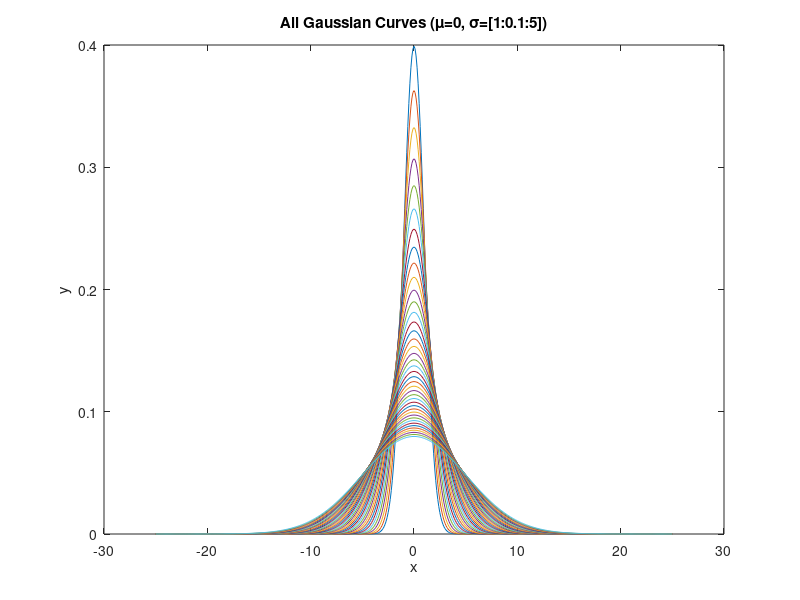

The MATLAB script that drew this image: (Note: this script raises an error after producing the figure.)
% Test file

% test_lattice = zeros(3,3);
% 
% while ~all(all(test_lattice~=0))
%     for i = 1:3
%         for j = 1:3
%             test_lattice(i,j) = 1;
%         end
%     end
% end
% 
% test_lattice

%%%%%

% x = linspace(-100,100,10000);
% D = 100;
% tau = 0.1;
% 
% P = 1/(sqrt(4*pi*D*tau))*exp(-(x.^2/(4*D*tau)));
% 
% plot(x,P)
% title('PDF Given D=100, \tau=0.1')
% xlabel('x')
% ylabel('PDF')
% 
% cumtrapz(x,P)

%%%%%

% [x,pdf,cdf] = gen_PDF(100,0.1);
% plot(x,pdf)
% title('PDF')
% xlabel('Change to the step to be taken')
% ylabel('Probability')
% 
% figure()
% plot(x,cdf)
% 
% cdf = round(cdf,5);
% % figure()
% % plot(x,cdf)
% 
% displmnts = zeros(1000000,1);
% for i = 1:1000000
%     val = rand();
%     displmnt_idx = find(cdf==round(val,5),1);
%     displmnt = x(displmnt_idx);
%     try
%         displmnts(i)=displmnt;
%     catch
%         displmnts(i)=0;
%     end
% end
% 
% displmnts
% displmnts(displmnts==0) = [];
% 
% figure()
% histogram(displmnts,100)

%%%%%

% Time-averaged MSD(delta-tau) plot
% delta_taus = 1:(time_pts/10); %time point intervals for displacement measurements (given by the first 10% of time points)
% sqd_dispmnts_lag_time = zeros(n,time_pts,size(delta_taus,2)); %storage for displacements at each time point interval
% 
% % Compute the displacements for the given delta-tau values (multiples of delta-t)
% counter_msd_tau = 1;
% for dt = delta_taus
%     for i = 1:n
%         for j = 1:time_pts-dt
%             tamsd_plot_displacement_x = data_matrix(i,j+dt,1) - data_matrix(i,j,1);
%             tamsd_plot_displacement_y = data_matrix(i,j+dt,2) - data_matrix(i,j,2);
%             sqd_dispmnts_lag_time(i,j,counter_msd_tau) = tamsd_plot_displacement_x^2 + tamsd_plot_displacement_y^2;
%         end
%     end
%     counter_msd_tau = counter_msd_tau + 1;
% end
% 
% for i = 1:n
%     for j = 1:size(delta_taus,2)
%         if boundary_collision(i) == 1 %only modify the displacement data if the given  particle strikes the boundary
%             first_zero_idx = find(((sqd_dispmnts_lag_time(i,:,j)==0)+([diff(sqd_dispmnts_lag_time(i,:,j)) 0]==0))==2,1); %find the index of the two consecutive zeros in sqd_dispmnts_lag_time for the given multiple of delta-t
%             try
%                 sqd_dispmnts_lag_time(i,(first_zero_idx-delta_taus(j)):first_zero_idx-1,j) = 0; %remove the appropriate number of erroneous displacements
%             catch
%                 sqd_dispmnts_lag_time(i,:,j) = 0; %remove all displacements if the particle is immobilized at a time point lesser than the value of the time lag
%             end
%         end
%     end
% end

%%%%%

% a = [2,0,4,5,6,0,0,8,23,5,2,0,7,6,8,10,9,0,0,0,0,0,0,0,0,0,0,0];
% 
% N = 5; % Required number of consecutive numbers following a first one
% 
% x = diff(a)==0;
% 
% f = find([false,x]~=[x,false]);
% 
% g = find(f(2:2:end)-f(1:2:end-1)>=N,1,'first');
% 
% first_t = t(f(2*g-1)); % First t followed by >=N consecutive numbers

%%%%%

% test = [2,0,4,5,6,0,0,8,23,5,2,0,7,6,8,10,9,0,0,0,0,0,0,0,0,0,0,0];
% a = strfind(test,[0,0,0,0]);
% test(a(1):end) = [];

%%%%%

% D = 1000000;
% tau = 0.1;
% 
% % Define a sufficiently broad range of x values
% x = linspace(-1125,1125,1250000);
% 
% % Define the PDF given the diffusivity and time step values
% P = 1/(sqrt(4*pi*D*tau))*exp(-(x.^2/(4*D*tau)));
% 
% plot(x,P)
% title('PDF')
% xlabel('x')
% ylabel('PDF')

%%%%%

% function lattice = gen_lattice(save_lattice,heterogeneity,lattice_size_x,lattice_size_y)
% % GEN_LATTICE Generate a lattice environment for diffusion.
% % save_lattice -- 0: don't save, 1: save (save the lattice to a .mat file)
% % heterogeneity -- 0: perfectly homogeneous, 1: maximal heterogeneity
% % lattice_size_x -- size of the lattice along the x-axis (width)
% % lattice_size_y -- size of the lattice along the y-axis (height)
% 
% % Define the lattice
% lattice_area = lattice_size_x * lattice_size_y;
% 
% % Initialize a void lattice
% lattice = zeros(lattice_size_x,lattice_size_y);
% 
% % Get the number of diffusivity regions
% num_regions = 25;
% % num_regions = subregions(heterogeneity,lattice_area);
% 
% % Set diffusivity values for each region (estimated via Wagner et al. Biomacromolecules article)
% min_diffusivity = 0.1; %um^2/s
% max_diffusivity = 1.25; %um^2/s
% % diffusivities = min_diffusivity + (max_diffusivity-min_diffusivity).*rand(1,num_regions);
% diffusivities = linspace(min_diffusivity,max_diffusivity,num_regions); % ** MANUALLY FORCED HETEROGENEITY
% 
% % Generate the "root" points of each region. The regions will grow outward from these points.
% region_start_pts = [randi([1,lattice_size_x],num_regions,1),randi([1,lattice_size_y],num_regions,1)];
% 
% % Grow the diffusivity regions until the entire lattice has been defined
% for i = 1:lattice_size_x
%     for j = 1:lattice_size_y
%         dists_to_start_pts = pdist2(region_start_pts,[i,j]); %get the distance between each region start point and the current lattice index
%         closest_dist = find(dists_to_start_pts==min(dists_to_start_pts),1); %find the closest region start point to the current lattice index
%         lattice(i,j) = diffusivities(closest_dist); %set the diffusivity value for the given lattice index
%     end
%     
%     % Display lattice generation progress (every 10%)
%     if rem(i,(lattice_size_x/10))==0
%         lattice_disp_message = strcat(['Lattice generation: ' num2str(100*(i/lattice_size_x)) '% complete.']);
%         disp(lattice_disp_message)
%     end
% end
% 
% % Save the lattice
% if save_lattice == 1
%     save('lattice.mat','lattice')
%     save
% end
% 
% end

%%%%%

% D = 1000;
% tau = 0.1;
% x = linspace(-125,125,1250000);
% 
% cdf = gen_PDF(D,tau,x);

%%%%%
% num_regions = 25;
% % num_regions = subregions(heterogeneity,lattice_area);
% 
% % Set diffusivity values for each region (estimated via Wagner et al. Biomacromolecules article)
% min_diffusivity = 0.1; %um^2/s
% max_diffusivity = 1.25; %um^2/s
% 
% %Adjust the units of the diffusivities
% multiplier = 10000;
% min_diffusivity = multiplier*min_diffusivity; %10^-4 um^2/s
% max_diffusivity = multiplier*max_diffusivity; %10^-4 um^2/s
% 
% % diffusivities = min_diffusivity + (max_diffusivity-min_diffusivity).*rand(1,num_regions);
% diffusivities = round(linspace(min_diffusivity,max_diffusivity,num_regions)); % ** MANUALLY FORCED HETEROGENEITY
% 
% tau = 0.1;
%  
% x = linspace(-165,165,1650000);
% all_cdf = zeros(length(diffusivities),length(x));
% for i = 1:length(diffusivities)
%     all_cdf(i,:) = gen_PDF(diffusivities(i),tau,x);
% end
% 
% all_cdf(:,end)

%%%%%

% %%% HISTOGRAMS %%%
% % Histogram for all displacements (1*(delta-t))
% clearvars all_displacement_storage
% all_displacement_storage = [];
% for i = 1:n
%     % Store the processed data for histogram plotting
%     all_displacement_storage = [all_displacement_storage no_trailing_zeros(current_displacement_storage(i,:))];
% end
% 
% figure()
% histogram(all_displacement_storage, 'Normalization', 'pdf')
% title('Step Size Distribution')
% xlabel('\Deltax, \Deltay [10^{-2}\mum]')
% ylabel('P(\Deltax, \Deltay, \Delta\tau=1 time point)')
% 
% % Histograms for displacements using greater multiples of delta-t (iteratively: multiples_delta_time*(delta-t))
% histogram_data_x = zeros(n,time_pts,size(multiples_delta_time,2));
% histogram_data_y = zeros(n,time_pts,size(multiples_delta_time,2));
% counter_hist = 1;
% for dt = multiples_delta_time
%     for i = 1:n
%         for j = 1:time_pts-dt
%             histogram_data_x(i,j,counter_hist) = data_matrix(i,j+dt,1) - data_matrix(i,j,1);
%             histogram_data_y(i,j,counter_hist) = data_matrix(i,j+dt,2) - data_matrix(i,j,2);
%         end
%     end
%     counter_hist = counter_hist + 1;
% end
% 
% for j = 1:size(multiples_delta_time,2)
%     clearvars all_displacement_storage_x all_displacement_storage_y all_displacement_storage_both
%     clearvars current_histogram_data_x current_histogram_data_y current_histogram_data_x_copy current_histogram_data_y_copy
%     all_displacement_storage_x = [];
%     all_displacement_storage_y = [];
%     for i = 1:n
%         % Remove erroneous displacements that result from a particle striking the boundary
%         if boundary_collision(i) == 1 %only modify the displacement data if the given particle strikes the boundary
%             start_of_trailing_zeros = find(histogram_data_x(i,:,j),1,'last') + 1;
%             try
%                 % Remove the appropriate number of erroneous displacements
%                 histogram_data_x(i,(start_of_trailing_zeros-multiples_delta_time(j)):start_of_trailing_zeros-1,j) = 0; 
%                 histogram_data_y(i,(start_of_trailing_zeros-multiples_delta_time(j)):start_of_trailing_zeros-1,j) = 0;
%             catch
%                 % If the particle stopped so early that all displacements are erroneous, set the enter set of displacements to zero
%                 histogram_data_x(i,:,j) = 0;
%                 histogram_data_y(i,:,j) = 0;
%             end
%         end
%         
%         current_histogram_data_x = no_trailing_zeros(histogram_data_x(i,:,j));
%         current_histogram_data_y = no_trailing_zeros(histogram_data_y(i,:,j));
%         
%         current_histogram_data_x_copy = no_trailing_zeros(histogram_data_x(i,:,j));
%         current_histogram_data_y_copy = no_trailing_zeros(histogram_data_y(i,:,j));
%         
% %         idxs_zeros_x = find(~current_histogram_data_x);
% %         idxs_zeros_y = find(~current_histogram_data_y);
%         
%         current_histogram_data_x((current_histogram_data_x_copy==0 & current_histogram_data_y_copy~=0)) = [];
%         current_histogram_data_y((current_histogram_data_y_copy==0 & current_histogram_data_x_copy~=0)) = [];
%         
%         % Store the processed data for histogram plotting
%         all_displacement_storage_x = [all_displacement_storage_x current_histogram_data_x];
%         all_displacement_storage_y = [all_displacement_storage_y current_histogram_data_y];
%         
%     end
%     
%     all_displacement_storage_both = [all_displacement_storage_x all_displacement_storage_y];
%     
% %     figure()
% %     histogram(all_displacement_storage_x, 'Normalization', 'pdf')
% %     title('Step Size Distribution')
% %     xlabel('\Deltax [10^{-2}\mum]')
% %     hist_y_label_str = strcat(['P(\Deltax, \Delta\tau=' num2str(multiples_delta_time(j)) ' time points)']);
% %     ylabel(hist_y_label_str)
% %     
% %     figure()
% %     histogram(all_displacement_storage_y, 'Normalization', 'pdf')
% %     title('Step Size Distribution')
% %     xlabel('\Deltay [10^{-2}\mum]')
% %     hist_y_label_str = strcat(['P(\Deltay, \Delta\tau=' num2str(multiples_delta_time(j)) ' time points)']);
% %     ylabel(hist_y_label_str)
% 
% 	figure()
%     histogram(all_displacement_storage_both, 'Normalization', 'pdf')
%     title('Step Size Distribution')
%     xlabel('\Deltax, \Deltay [10^{-2}\mum]')
%     hist_y_label_str = strcat(['P(\Deltax, \Deltay, \Delta\tau=' num2str(multiples_delta_time(j)) ' time points)']);
%     ylabel(hist_y_label_str)
% end

%%%%%

% save_lattice = 0;
% heterogeneity = 1;
% lattice_size_x = 1000;
% lattice_size_y = 1000;
% tau = 0.1;
% tic
% [lattice,x,all_cdf,diffusivities] = gen_lattice(save_lattice,heterogeneity,lattice_size_x,lattice_size_y,tau);
% toc
% 
% % Time without parallel computing: 27.44 seconds / 26.90 seconds
% % Time with parallel computing: 49.93 seconds / 38.92 seconds

%%%%%

% time_idx = [1,2,3,4,5,10,50,100,125,150,175,200];
% data_10000 = [0.996,0.8192,0.7588,0.7343,0.723,0.713,0.712,0.71,0.714,0.718,0.723,0.726];
% data_2500 = [0.992,0.822,0.762,0.736,0.723,0.711,0.718,0.707,0.702,0.699,0.696,0.692];
% data_2500_again = [0.996,0.823,0.764,0.739,0.726,0.714,0.716,0.718,0.724,0.727,0.728,0.729];
% 
% raw_theory_10000 = [44.72,63.25,77.46,89.44,100.00,141.42,316.23,447.21,500,547.72,591.61,632.46];
% raw_theory_2500 = [22.36,31.62,38.73,44.72,50.00,70.71,158.11,223.61,250.00,273.86,295.80,316.23];
% raw_10000 = [44.54,51.82,58.78,65.68,72.26,100.90,225.14,317.58,356.79,393.52,427.60,459.20];
% raw_2500 = [22.19,25.98,29.53,32.90,36.17,50.27,113.49,158.01,175.46,191.38,205.89,218.82];
% raw_2500_again = [22.26,26.02,29.59,33.05,36.31,50.50,113.23,160.59,180.91,199.02,215.38,230.49];
% 
% raw_2500_again_again = [15.816,22.3997,27.4605,31.7248,35.4858,50.3993,115.0598,163.575,182.434,199.6032,215.3026,229.548];

% Unchanged
% figure()
% plot(time_idx,data_10000,'-o')
% hold on
% plot(time_idx,data_2500,'-o')
% plot(time_idx,data_2500_again,'-o')
% legend('D=10000','D=2500','D=2500 again')
% xlabel('# time points')
% ylabel('Histogram std. dev. / Theoretical std. dev.')
% 
% figure()
% plot(time_idx,raw_theory_10000,'--')
% hold on
% plot(time_idx,raw_theory_2500,'--')
% plot(time_idx,raw_10000,'-o')
% plot(time_idx,raw_2500,'-o')
% plot(time_idx,raw_2500_again,'-o')
% plot(time_idx,raw_2500_again_again,'-o')
% legend('Theory D=10000','Theory D=2500','D=10000','D=2500','D=2500 again','D=2500 again again')
% xlabel('# time points')
% ylabel('Std. Deviation')
% 
% figure()
% plot(raw_theory_10000,raw_10000,'-o')
% hold on
% plot(raw_theory_2500,raw_2500,'-o')
% plot(raw_theory_2500,raw_2500_again,'-o')
% plot(raw_theory_2500,raw_2500_again_again,'-o')
% plot(1:500,'--')
% legend('D=10000','D=2500','D=2500 again','D=2500 again again','Perfect Agreement')
% xlabel('Theoretical Std. Dev.')
% ylabel('Experimental Std. Dev.')


% New test
% raw_2500_first_method = [22.2205,26.0039,29.5289,32.9218,36.1586,50.1428,111.8225,154.4281,171.5639,187.2045,201.7564,214.9222];
% raw_2500_second_method = [15.8517,22.4354,27.4623,31.6767,35.3775,49.9109,111.6039,154.251,171.3927,186.9898,201.5469,214.7159];
% raw_2500_third_method = [15.8481,22.4294,27.4527,31.6631,35.3591,49.861,111.0449,152.7034,169.2417,184.1718,198.0009,210.3952];
% 
% figure()
% plot(raw_theory_2500,raw_2500_first_method,'-o')
% hold on
% plot(raw_theory_2500,raw_2500_second_method,'-o')
% plot(raw_theory_2500,raw_2500_third_method,'-o')
% plot(1:500,'--')
% legend('First Method','Second Method','Third Method','Perfect Agreement')
% xlabel('Theoretical Std. Dev.')
% ylabel('Experimental Std. Dev.')
% 
% fit_line = polyfit(raw_theory_2500,raw_2500_third_method,1)
% quotients = raw_2500_third_method./raw_theory_2500
% avg_quotient = mean(quotients)

% Squared
% figure()
% plot(time_idx,raw_theory_10000.^2,'--')
% hold on
% plot(time_idx,raw_theory_2500.^2,'--')
% plot(time_idx,raw_10000.^2,'-o')
% plot(time_idx,raw_2500.^2,'-o')
% plot(time_idx,raw_2500_again.^2,'-o')
% legend('Theory D=10000','Theory D=2500','D=10000','D=2500','D=2500 again')
% xlabel('# time points')
% ylabel('Std. Deviation')
% 
% figure()
% plot(raw_theory_10000.^2,raw_10000.^2,'-o')
% hold on
% plot(raw_theory_2500.^2,raw_2500.^2,'-o')
% plot(raw_theory_2500.^2,raw_2500_again.^2,'-o')
% plot(1:500000,'--')
% legend('D=10000','D=2500','D=2500 again','Perfect Agreement')
% xlabel('Theoretical Std. Dev.')
% ylabel('Experimental Std. Dev.')

% Fitting
% sqrt_fit_raw_theory_10000 = polyfit(sqrt(time_idx),raw_theory_10000,1)
% sqrt_fit_raw_10000 = polyfit(sqrt(time_idx),raw_10000,1)
% 
% fit_raw_10000 = polyfit(raw_theory_10000.^2,raw_10000.^2,1)

%%%%%

% try
%     delete(pool)
% end
% 
% num = 3; %number of total iterations
% workers = 3; %number of cores
% pool = parpool(workers);
% result = zeros(num,2);
% 
% for round = 1:ceil(num/workers)
%     if round*workers<=num
%         val = workers;
%         spmd (val)
%             a = zeros(1,2);
%             disp(labindex)
%             a(1) = round*labindex;
%             a(2) = round*labindex;
%         end
%     else
%         val = rem(num,workers);
%         spmd (val)
%             disp(labindex)
%             a = round*labindex;
%         end
%     end
%     
% %     [a{:}]
%     idx = find(~result,1,'first');
%     for lol = 1:val
%         result(idx+lol-1,:) = [a{lol}];
%     end
% %     clear a
%     
% end

%%%%%

% num_regions = 100;
% tau = 0.1;
% 
% % Set diffusivity values for each region (estimated via Wagner et al. Biomacromolecules article)
% %     min_diffusivity = 0.1; %um^2/s
% %     max_diffusivity = 1.25; %um^2/s
% min_diffusivity = 0.05; %um^2/s
% max_diffusivity = 3.00; %um^2/s
% 
% % Adjust the units of the diffusivities
% multiplier = 10000;
% min_diffusivity = multiplier*min_diffusivity; %10^-4 um^2/s
% max_diffusivity = multiplier*max_diffusivity; %10^-4 um^2/s
% 
% % Compute the diffusivities of the lattice's subregions
% % diffusivities = min_diffusivity + (max_diffusivity-min_diffusivity).*rand(1,num_regions);
% diffusivities = round(linspace(min_diffusivity,max_diffusivity,num_regions)); % ** MANUALLY FORCED HETEROGENEITY
% 
% x = linspace(-200,200,2000000);
% all_cdf = zeros(length(diffusivities),length(x));
% for i = 1:length(diffusivities)
%     all_cdf(i,:) = gen_PDF(diffusivities(i),tau,x);
% end

%%%%%

% fh = figure;
% imageh = imshow(false(1000));
% 
% % Create buttons in the figure.
% uicontrol('Parent',fh,'Style','pushbutton','String','paint','Callback',{@paintButtonCallback, imageh});
% bh = uicontrol('Parent',fh,'Style','pushbutton','String','line','Callback',{@lineButtonCallback, imageh});
% bh.Position(2) = 50;
% bh2 = uicontrol('Parent',fh,'Style','pushbutton','String','line2','Callback',{@line2ButtonCallback, imageh});
% bh2.Position(2) = 80;
% bh3 = uicontrol('Parent',fh,'Style','pushbutton','String','free','Callback',{@freeButtonCallback, imageh});
% bh3.Position(2) = 110;
% 
% % button callback function
% function paintButtonCallback(obj,~,imageh)
% if isempty(obj.Tag)
%     imageh.ButtonDownFcn = @paintMode;
%     obj.Tag = 'on';
% else
%     imageh.ButtonDownFcn = '';
%     obj.Tag = '';
% end
% 
%     function paintMode(~,~)
%         [x,y] = ginput(1);
% 
%         % round the values so they can be used for indexing.
%         x = round(x);
%         y = round(y);
% 
%         % make sure the values do not go outside the image.
%         s = size(imageh.CData);
%         if x > s(2) || y > s(1) || x < 1 || y < 1
%             return
%         end
% 
%         % make the selected pixel white.
%         imageh.CData(y,x) = true;
%     end
% end
% 
% % button callback function
% function lineButtonCallback(~,~,imageh)
% % take two points at a time
% [x,y] = ginput(2);
% 
% % make sure the values do not go outside the image.
% s = size(imageh.CData);
% if any(x > s(2)+0.5 | y > s(1)+0.5 | x < 0.5 | y < 0.5) || (diff(x) == 0 && diff(y) == 0)
%     return
% end
% 
% % find all pixels on the line xy
% ind = findLine(size(imageh.CData),x,y);
% 
% % make the selected pixel white.
% imageh.CData(ind) = true;
% end
% 
% function ind = findLine(s,x,y)
% % Find all pixels that lie between points defined by [x(1),y(1)] and [x(2),y(2)].
% 
% supersampling = 1.2;
% [x,y,~] = improfile(s,round(x),round(y),max([diff(x);diff(y)])*supersampling);
% ind = sub2ind(s,round(x),round(y));
% end
% 
% % button callback function
% function line2ButtonCallback(~,~,imageh)
% % take two points at a time
% h = drawline;
% ind = h.createMask;
% delete(h);
% 
% % make the selected pixel white.
% imageh.CData(ind) = true;
% end
% 
% % button callback function
% function freeButtonCallback(~,~,imageh)
% % take two points at a time
% h = drawfreehand;
% x = h.Position(:,1);
% y = h.Position(:,2);
% delete(h);
% 
% ind = sub2ind(size(imageh.CData),round(y),round(x));
% 
% % make the selected pixel white.
% imageh.CData(ind) = true;
% end

%%%%%

% fontSize = 12;
% 
% % Read in a standard MATLAB gray scale demo image.
% folder = fullfile(matlabroot, '\toolbox\images\imdemos');
% baseFileName = 'cameraman.tif';
% % Get the full filename, with path prepended.
% fullFileName = fullfile(folder, baseFileName);
% % Check if file exists.
% if ~exist(fullFileName, 'file')
%   % File doesn't exist -- didn't find it there.  Check the search path for it.
%   fullFileName = baseFileName; % No path this time.
%   if ~exist(fullFileName, 'file')
%     % Still didn't find it.  Alert user.
%     errorMessage = sprintf('Error: %s does not exist in the search path folders.', fullFileName);
%     uiwait(warndlg(errorMessage));
%     return;
%   end
% end
% % grayImage = imread(fullFileName);
% grayImage = 0.5*ones(1000,1000);
% imshow(grayImage, []);
% axis on;
% title('Original Grayscale Image', 'FontSize', fontSize);
% set(gcf, 'Position', get(0,'Screensize')); % Maximize figure.
% message = sprintf('Left click and hold to begin drawing a freehand path.\nSimply lift the mouse button to finish.\nDRAW FAST!!!');
% uiwait(msgbox(message));
% % User draws curve on image here.
% hFH = imfreehand();
% % Get the xy coordinates of where they drew.
% xy = hFH.getPosition
% % get rid of imfreehand remnant.
% delete(hFH);
% % Overlay what they drew onto the image.
% hold on; % Keep image, and direction of y axis.
% xCoordinates = xy(:, 1);
% yCoordinates = xy(:, 2);
% plot(xCoordinates, yCoordinates, 'ro', 'LineWidth', 2, 'MarkerSize', 10);
% caption = sprintf('Original Grayscale Image.\nPoints may not lie on adjacent pixels, depends on your speed of drawing!');
% title(caption, 'FontSize', fontSize);
% % Ask user if they want to burn the line into the image.
% promptMessage = sprintf('Do you want to burn the line into the image?');
% titleBarCaption = 'Continue?';
% button = questdlg(promptMessage, titleBarCaption, 'Yes', 'No', 'Yes');
% if strcmpi(button, 'Yes')
%   cla;
%   hold off;
%   for k = 1 : length(xCoordinates)
%     row = int32(yCoordinates(k));
%     column = int32(xCoordinates(k));
%     
%     row(row<1)=1;
%     column(column<1)=1;
%     
%     grayImage(row, column) = 255;
%   end
%   imshow(grayImage, []);
%   axis on;
%   caption = sprintf('Grayscale Image with Burned In Curve.\nPoints may not lie on adjacent pixels, depends on your speed of drawing!');
%   title(caption, 'FontSize', fontSize);
% end
% % Ask user if they want to interpolate the line to get the "in-between" points that are missed..
% % promptMessage = sprintf('Do you want to interpolate the curve into intervening pixels?');
% % titleBarCaption = 'Continue?';
% % button = questdlg(promptMessage, titleBarCaption, 'Yes', 'No', 'Yes');
% % if strcmpi(button, 'Cancel')
% %   return;
% % end
% xCoordinates = xy(:, 1);
% yCoordinates = xy(:, 2);
% numberOfKnots = length(xCoordinates);
% % Close gaps that you get when you draw too fast.
% % Use splines to interpolate a smoother curve,
% % with 10 times as many points,
% % that goes exactly through the same data points.
% samplingRateIncrease = 10;
% newXSamplePoints = linspace(1, numberOfKnots, numberOfKnots * samplingRateIncrease);
% % smoothedY = spline(xCoordinates, yCoordinates, newXSamplePoints);
% % Make the 2D array where the top row is the x coordinates and the bottom row is the y coordinates,
% % but with the exception that the left column and right column is a vector that gives the direction of the slope.
% yy = [0, xCoordinates', 0; 1, yCoordinates', 1]
% pp = spline(1:numberOfKnots, yy); % Get interpolant
% smoothedY = ppval(pp, newXSamplePoints); % Get smoothed y values in the "gaps".
% % smoothedY is a 2D array with the x coordinates in the top row and the y coordinates in the bottom row.
% smoothedXCoordinates = smoothedY(1, :)
% smoothedYCoordinates = smoothedY(2, :)
% % Plot smoothedY and show how the line is
% % smooth, and has no sharp bends.
% hold on; % Don't destroy the first curve we plotted.
% hGreenCurve = plot(smoothedXCoordinates, smoothedYCoordinates, '-g');
% title('Spline Interpolation Demo', 'FontSize', 20);
% % But smoothedXCoordinates and smoothedYCoordinates are not in pixel coordinates, they have fractional values.
% % If you want integer pixel values, you have to round.
% intSmoothedXCoordinates = int32(smoothedXCoordinates)
% intSmoothedYCoordinates = int32(smoothedYCoordinates)
% % But now it's possible that some coordinates will be on the same pixel if that's
% % how they rounded according to how they were located to the nearest integer pixel location.
% % So use diff() to remove elements that have the same x and y values.
% diffX = [1, diff(intSmoothedXCoordinates)];
% diffY = [1, diff(intSmoothedYCoordinates)];
% % Find out where both have zero difference from the prior point.
% bothZero = (diffX==0) & (diffY == 0);
% % Remove those from the arrays.
% finalX = intSmoothedXCoordinates(~bothZero);
% finalY = intSmoothedYCoordinates(~bothZero);
% % Now remove the green line.
% delete(hGreenCurve);
% % Plot the final coordinates.
% hGreenCurve = plot(finalX, finalY, '-y');
% h = fill(finalX,finalY,'w');

%%%%%

% img = imread('test.png');
% handles.axes = axes;
% imshow(img, 'Parent', handles.axes);
% axis(handles.axes, 'on');
% % yLimits = get(handles.axes,'YLim');   % If you have the handle already, ...
% % yTicks = yLimits(2)-get(handles.axes,'YTick');
% % set(handles.axes,'YTickLabel',num2str(yTicks.'));
% size(img);
% 
% grayImage = rgb2gray(img);
% figure()
% imshow(grayImage)
% sz = size(grayImage);
% 
% xg = 1:sz(1);
% yg = 1:sz(2);
% F = griddedInterpolant({xg,yg},double(grayImage),'nearest');
% 
% xq = (0:1/10:sz(1))';
% yq = (0:1/10:sz(2))';
% vq = uint8(F({xq,yq}));
% vq = vq(1:end-1,1:end-1);
% figure()
% imshow(vq)
% 
% vq = rescale(vq,1000,12500);

% rescaled = rescale(grayImage,1000,12500);
% rescaled_upsampled = upsample(rescaled,10);
% rescaled_upsampled = rescaled_upsampled.';
% rescaled_upsampled = upsample(rescaled_upsampled,10);
% resample()

% function pixelValues = savePixelValues(rgb)
%     pixelValues = rgb2gray(rgb);
% end

%%%%%

% x = 1;
% 
% tic
% if x
%     disp(x)
% else
%     3
% end
% toc
% 
% tic
% try
%     x
% catch
%     3
% end
% toc

%%%%%

% possibilities = linspace(1,1000,19); % DIFFUSIVITIES
% possibilities = [possibilities possibilities(end)+1];
% test_vals = randsample(possibilities,1000,true);
% test = reshape(test_vals,[100,10]) % DIFFUSIVITIES SAMPLED BY EACH PARTICLE AT EACH TIME POINT
% % test = randi(10,20,10)
% % possibilities = 1:11;
% 
% all_gc = zeros(size(test,1),length(possibilities)-1);
% for i = 1:size(test,1)
%     [GC,GR] = groupcounts(test(i,:)',possibilities,'IncludeEmptyGroups',true);
%     all_gc(i,:) = GC;
% end
% 
% all_gc
% 
% particles = {'1';'2';'3';'4';'5';'6';'7';'8';'9';'10';'11';'12';'13';'14';'15';'16';'17';'18';'19';'20'};
% diffs = {'A';'B';'C';'D';'E';'F';'G';'H';'I';'J';'K';'L';'M';'N';'O';'P';'Q';'R';'S'};
% % tb = table(all_gc)
% 
% % tb = array2table(all_gc) %,'RowNames',particles,'VariableNames',diffs,'DimensionNames',{'Diffusivities','Particles'})
% 
% % heatmap(1:20,possibilities,all_gc)
% 
% h = heatmap(all_gc);
% h.XDisplayLabels = diffs;
% h.YDisplayLabels = particles;

%%%%%

x = -25:0.1:25;
mu = 0;
sigmas = 1:0.1:5;
all_p = zeros(1,length(x));

figure()
for sigma = sigmas
    p = (1/(sigma*sqrt(2*pi))).*exp(-(1/2).*((x-mu)./sigma).^2);
    all_p = all_p + p;
    plot(x,p)
    hold on
end
title('All Gaussian Curves (\mu=0, \sigma=[1:0.1:5])')
xlabel('x')
ylabel('y')

f = fit(x',all_p','gauss1');

figure()
plot(f,x,all_p)
title('Sum of Gaussian Curves and Gaussian Fit')
